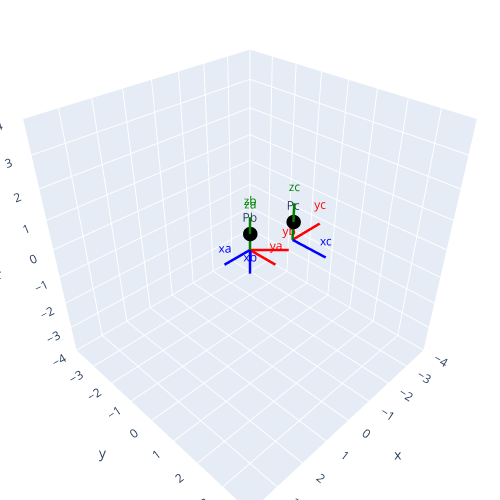

Source (notebook cell):
### Code cell
def rotx(phi):
    phi = np.radians(phi)  
    cp = np.cos(phi)
    sp = np.sin(phi)
    return np.array(( (1,  0,   0), 
                      (0, cp, -sp),
                      (0, sp,  cp) ))

def roty(theta):
    theta = np.radians(theta)  
    ct = np.cos(theta)
    st = np.sin(theta)
    return np.array(( (ct,  0, st), 
                      (  0, 1, 0 ),
                      (-st, 0, ct) ))

def rotz(psi):
    psi = np.radians(psi)  
    cp = np.cos(psi)
    sp = np.sin(psi)
    return np.array((  (cp, -sp, 0), 
                       (sp,  cp, 0),
                       ( 0,   0, 1) ))

def rotzyx(yaw, pitch, roll):
  return np.dot(rotz(yaw), roty(pitch)).dot(rotx(roll))

#Função que cria tranformações homogêneas
def t_homogenea3d(yaw, pitch, roll, xt, yt, zt):
  R = rotzyx(yaw, pitch, roll)
  return np.array(( (R[0][0], R[0][1], R[0][2], xt), 
                    (R[1][0], R[1][1], R[1][2], yt),
                    (R[2][0], R[2][1], R[2][2], zt),
                    (      0,       0,       0,  1) ))

######################################################################################
############################### APLICANDO AS ROTAÇÕES ################################
######################################################################################
#Vetores das setas do sistema {A}, dados no próprio referencial em coordenadas homogêneas

pb=np.array((0,0,0.5,1)).T
pc=np.array((0,0,0.5,1)).T



Oa = np.array((0,0,0,1)) # Origem {A}
Xa = np.array((1,0,0,1)) # seta do eixo x (vermelho) dadas em {A}
Ya = np.array((0,1,0,1)) # seta do eixo y (azul) dadas em {A}
Za = np.array((0,0,1,1)) # seta do eixo z (verde) dadas em {A}

Ob = np.array((0,0,0,1)) # Origem {B}
Xb = np.array((1,0,0,1)) # seta do eixo x (vermelho) dadas em {B}
Yb = np.array((0,1,0,1)) # seta do eixo y (azul) dadas em {B}
Zb = np.array((0,0,1,1)) # seta do eixo z (verde) dadas em {B}

#Rotações
T = t_homogenea3d(45,0,0,1,1,1) #Tranformação: Rotação em torno de z de 30° e deslocamento de 0.5 em x e y
Ob2a = np.dot(T,Ob)
Xb2a = np.dot(T,Xb)
Yb2a = np.dot(T,Yb)
Zb2a = np.dot(T,Zb)

Oc2b = np.dot(T,Ob2a)
Xc2b = np.dot(T,Xb2a)
Yc2b = np.dot(T,Yb2a)
Zc2b = np.dot(T,Zb2a)


pb2a=np.dot(T,pb)

#print(pb2a)

pc2a=np.dot(T,np.dot(T,pc))
#print(pc2a)

######################################################################################
############################### PLOT #################################################
######################################################################################
print("Use o mouse para interagir com a figura gerada:")

X = np.zeros((2, 3))
Y = np.zeros((2, 3))
Z = np.zeros((2, 3))

X[0,:] = Oa[:3] #Pega os três primeiros elementos apenas
X[1,:] = Xa[:3]
Y[0,:] = Oa[:3]
Y[1,:] = Ya[:3]
Z[0,:] = Oa[:3]
Z[1,:] = Za[:3]

X2 = np.zeros((2, 3))
Y2 = np.zeros((2, 3))
Z2 = np.zeros((2, 3))

X2[0,:] = Ob2a[:3]
X2[1,:] = Xb2a[:3]
Y2[0,:] = Ob2a[:3]
Y2[1,:] = Yb2a[:3]
Z2[0,:] = Ob2a[:3]
Z2[1,:] = Zb2a[:3]

X3 = np.zeros((2, 3))
Y3 = np.zeros((2, 3))
Z3 = np.zeros((2, 3))

X3[0,:] = Oc2b[:3]
X3[1,:] = Xc2b[:3]
Y3[0,:] = Oc2b[:3]
Y3[1,:] = Yc2b[:3]
Z3[0,:] = Oc2b[:3]
Z3[1,:] = Zc2b[:3]

fig = go.Figure()

fig.add_trace(go.Scatter3d(x=X[:,0], y=X[:,1], z=X[:,2], mode='lines+text', text=["","xa"], textfont=dict(color="blue"), name='xa', line=dict(color='blue',width=5)))
fig.add_trace(go.Scatter3d(x=Y[:,0], y=Y[:,1], z=Y[:,2], mode='lines+text', text=["","ya"], textfont=dict(color="red"), name='ya', line=dict(color='red',width=5)))
fig.add_trace(go.Scatter3d(x=Z[:,0], y=Z[:,1], z=Z[:,2], mode='lines+text', text=["","za"], textfont=dict(color="green"), name='za',line=dict(color='green',width=5)))

fig.add_trace(go.Scatter3d(x=X2[:,0], y=X2[:,1], z=X2[:,2], mode='lines+text', text=["","xb"], textfont=dict(color="blue"), name='xb', line=dict(color='blue',width=5)))
fig.add_trace(go.Scatter3d(x=Y2[:,0], y=Y2[:,1], z=Y2[:,2], mode='lines+text', text=["","yb"], textfont=dict(color="red"), name='yb',line=dict(color='red',width=5)))
fig.add_trace(go.Scatter3d(x=Z2[:,0], y=Z2[:,1], z=Z2[:,2], mode='lines+text', text=["","zb"], textfont=dict(color="green"), name='zb',line=dict(color='green',width=5)))



fig.add_trace(go.Scatter3d(x=X3[:,0], y=X3[:,1], z=X3[:,2], mode='lines+text', text=["","xc"], textfont=dict(color="blue"), name='xc', line=dict(color='blue',width=5)))
fig.add_trace(go.Scatter3d(x=Y3[:,0], y=Y3[:,1], z=Y3[:,2], mode='lines+text', text=["","yc"], textfont=dict(color="red"), name='yc',line=dict(color='red',width=5)))
fig.add_trace(go.Scatter3d(x=Z3[:,0], y=Z3[:,1], z=Z3[:,2], mode='lines+text', text=["","zc"], textfont=dict(color="green"), name='zc',line=dict(color='green',width=5)))


#Comando de plotar pontos
#Substitua x=[0], y=[0], z=[0] pelas coordenadas do ponto
fig.add_trace(go.Scatter3d(x=[pb2a[0]], y=[pb2a[1]], z=[pb2a[2]], mode='markers+text',text=["Pb",""], name='Pb', marker=dict(color='black',size=5)))
fig.add_trace(go.Scatter3d(x=[pc2a[0]], y=[pc2a[1]], z=[pc2a[2]], mode='markers+text',text=["Pc",""], name='Pc', marker=dict(color='black',size=5)))

fig.update_layout(
    autosize=False,
    showlegend=False,
    width=500,
    height=500,
    margin=dict(l=0,r=0,t=0,b=0)
)

lim = 4.0
fig.update_scenes(
    aspectmode= "cube",
    xaxis=dict(range=[-lim,lim]),
    yaxis=dict(range=[-lim,lim]),
    zaxis=dict(range=[-lim,lim])
)

### Figure 1 — Plotly figure (JSON) as saved in the notebook; plotly's stock layout.template omitted (floating-point values rounded to 4 significant figures)
{"data": [{"line": {"color": "blue", "width": 5}, "mode": "lines+text", "name": "xa", "text": ["", "xa"], "textfont": {"color": "blue"}, "type": "scatter3d", "x": [0, 1], "y": [0, 0], "z": [0, 0]}, {"line": {"color": "red", "width": 5}, "mode": "lines+text", "name": "ya", "text": ["", "ya"], "textfont": {"color": "red"}, "type": "scatter3d", "x": [0, 0], "y": [0, 1], "z": [0, 0]}, {"line": {"color": "green", "width": 5}, "mode": "lines+text", "name": "za", "text": ["", "za"], "textfont": {"color": "green"}, "type": "scatter3d", "x": [0, 0], "y": [0, 0], "z": [0, 1]}, {"line": {"color": "blue", "width": 5}, "mode": "lines+text", "name": "xb", "text": ["", "xb"], "textfont": {"color": "blue"}, "type": "scatter3d", "x": [1, 1.707], "y": [1, 1.707], "z": [1, 1]}, {"line": {"color": "red", "width": 5}, "mode": "lines+text", "name": "yb", "text": ["", "yb"], "textfont": {"color": "red"}, "type": "scatter3d", "x": [1, 0.2929], "y": [1, 1.707], "z": [1, 1]}, {"line": {"color": "green", "width": 5}, "mode": "lines+text", "name": "zb", "text": ["", "zb"], "textfont": {"color": "green"}, "type": "scatter3d", "x": [1, 1], "y": [1, 1], "z": [1, 2]}, {"line": {"color": "blue", "width": 5}, "mode": "lines+text", "name": "xc", "text": ["", "xc"], "textfont": {"color": "blue"}, "type": "scatter3d", "x": [1, 1], "y": [2.414, 3.414], "z": [2, 2]}, {"line": {"color": "red", "width": 5}, "mode": "lines+text", "name": "yc", "text": ["", "yc"], "textfont": {"color": "red"}, "type": "scatter3d", "x": [1, 0], "y": [2.414, 2.414], "z": [2, 2]}, {"line": {"color": "green", "width": 5}, "mode": "lines+text", "name": "zc", "text": ["", "zc"], "textfont": {"color": "green"}, "type": "scatter3d", "x": [1, 1], "y": [2.414, 2.414], "z": [2, 3]}, {"marker": {"color": "black", "size": 5}, "mode": "markers+text", "name": "Pb", "text": ["Pb", ""], "type": "scatter3d", "x": [1], "y": [1], "z": [1.5]}, {"marker": {"color": "black", "size": 5}, "mode": "markers+text", "name": "Pc", "text": ["Pc", ""], "type": "scatter3d", "x": [1], "y": [2.414], "z": [2.5]}], "layout": {"autosize": false, "height": 500, "margin": {"b": 0, "l": 0, "r": 0, "t": 0}, "scene": {"aspectmode": "cube", "xaxis": {"range": [-4, 4]}, "yaxis": {"range": [-4, 4]}, "zaxis": {"range": [-4, 4]}}, "showlegend": false, "width": 500}}
